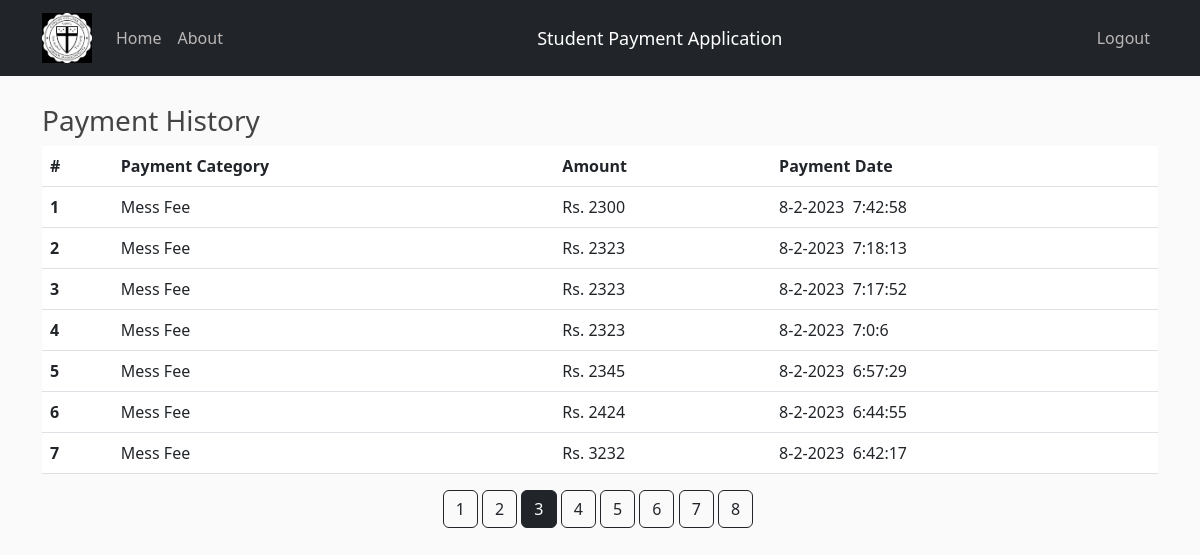
Page /reports?page=3 (signed in) on the committed database.
### PaymentApplication/models.py (models this page shows, shortened)
class Transaction(db.Model, UserMixin):
    id = db.Column(db.Integer, primary_key=True)
    user_id = db.Column(db.Integer, db.ForeignKey('user.id'), nullable=False)
    type = db.Column(db.String(100), nullable=False)
    amount = db.Column(db.Integer, nullable=False)
    date = db.Column(db.DateTime, nullable=False, default=datetime.now)

### PaymentApplication/routes.py (the view)
@app.route('/reports', methods=['GET'])
@login_required
def reports():
    page=request.args.get('page', 1, type=int)
    t = Transaction.query.order_by(Transaction.date.desc()).filter_by(user_id=current_user.id).paginate(page=page,per_page=7)
    return render_template('report.html', t=t)

### PaymentApplication/models.py (called while the page is built)
@login_manager.user_loader
def load_user(user_id):
    return User.query.get(int(user_id))

### PaymentApplication/templates/report.html (shortened to what this page needs)
{% extends "layout.html" %}
{% block content %}
<div>
    <h3>Payment History</h3>
</div>
<br>
<div>
    <table class="table">
        <thead>
            <tr>
                <th scope="col">#</th>
                <th scope="col">Payment Category</th>
                <th scope="col">Amount</th>
                <th scope="col">Payment Date</th>
            </tr>
        </thead>
        <tbody>
            {% for tr in t.items %}
            <tr>
                <th scope="row">{{loop.index}}</th>
                <td>{{tr.type}} Fee</td>
                <td>Rs. {{tr.amount}}</td>
                <td>{{tr.date.day}}-{{tr.date.month}}-{{tr.date.year}}&nbsp;&nbsp;{{tr.date.hour}}:{{tr.date.minute}}:{{tr.date.second}}</td>
            </tr>
            {% endfor %}
        </tbody>
    </table>
</div>
    <div style="justify-content:center;display:flex" >
         {% for num in t.iter_pages() %}
           {% if num %}
                {% if t.page == num %}
                <a class="btn btn-dark mb-4"href="{{ url_for('reports',page=num) }}">{{ num }}</a>
                {% else %}
                <a class="btn btn-outline-dark mb-4"href="{{ url_for('reports',page=num) }}">{{ num }}</a>
                {% endif %}
           {% endif %}
         {% endfor %}
    </div>
{% endblock content %}

### PaymentApplication/static/main.css (style rules this page uses)
body { background: #fafafa; color: #333333; margin-top: 5rem; }
h1, h2, h3, h4, h5, h6 { color: #444444; }

### rows in the picture
Transaction: type "Mess", amount "2300", date.day "8", date.month "2", date.year "2023", date.hour "7", date.minute "42", date.second "58"
Transaction: type "Mess", amount "2323", date.day "8", date.month "2", date.year "2023", date.hour "7", date.minute "18", date.second "13"
Transaction: type "Mess", amount "2323", date.day "8", date.month "2", date.year "2023", date.hour "7", date.minute "17", date.second "52"
Transaction: type "Mess", amount "2323", date.day "8", date.month "2", date.year "2023", date.hour "7", date.minute "0", date.second "6"
Transaction: type "Mess", amount "2345", date.day "8", date.month "2", date.year "2023", date.hour "6", date.minute "57", date.second "29"
Transaction: type "Mess", amount "2424", date.day "8", date.month "2", date.year "2023", date.hour "6", date.minute "44", date.second "55"
Transaction: type "Mess", amount "3232", date.day "8", date.month "2", date.year "2023", date.hour "6", date.minute "42", date.second "17"

### other values in the picture
{{ num }} "1" "2" "4" "5" "6" "7" "8"
{{ num }} "3"
